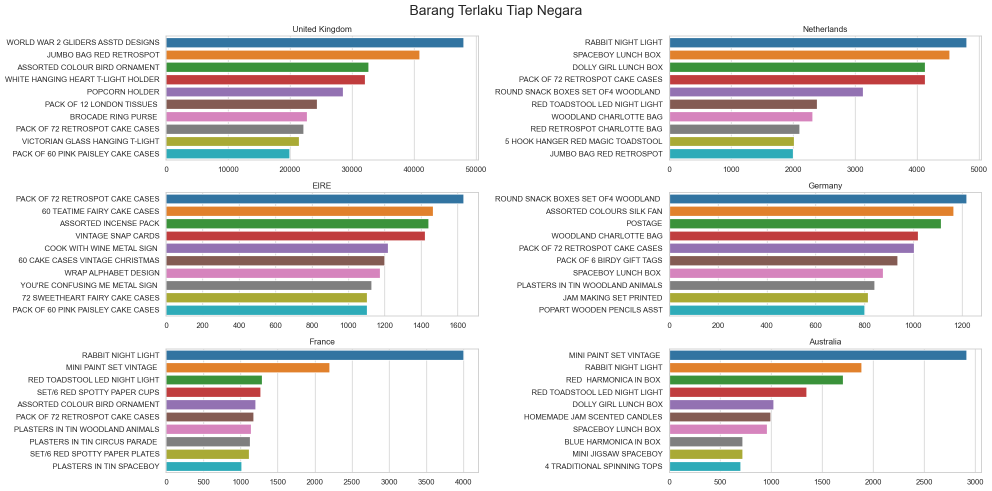
#> input picture Images/BarangTerlaku TiapNegara.png, 1984 x 982 px, found by its file name (shown at 1/2 size)
$ python test.py
#> lines starting #> are read from the running program, lines starting #| are printed output that depends on the picture; long printed decimals are rounded
import cv2
import numpy as np

def calculate_mse_and_psnr(plainImagePath, coverImagePath):
    # Memuat gambar
    plainImage = cv2.imread(plainImagePath)
#> plainImage is the input picture: shape (982, 1984, 3); mean B, G, R 218.7, 221.1, 223.2
    coverImage = cv2.imread(coverImagePath)
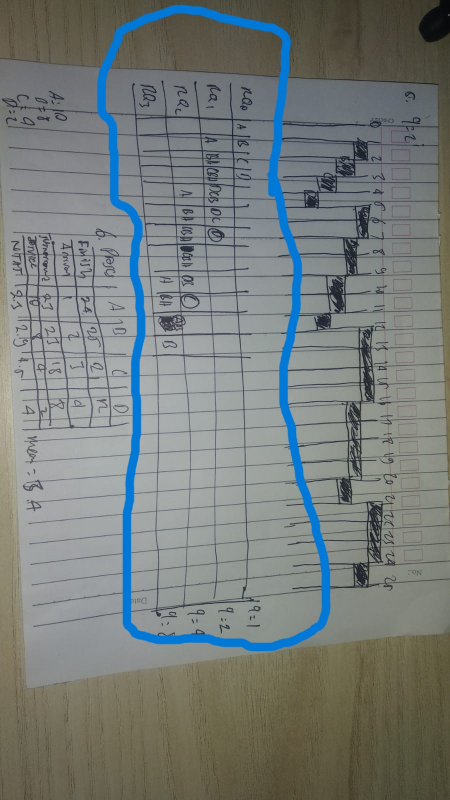
#> input picture Images/HiddenImage.jpg, 900 x 1600 px, found by its file name (shown at 1/2 size)
#> coverImage is the input picture: shape (1600, 900, 3); mean B, G, R 122.8, 124.9, 119.1

    # Memeriksa apakah gambar berhasil dimuat
    if plainImage is None or coverImage is None:
        print("Failed to load one or both images.")
        return None, None

    # Mengubah ukuran gambar kedua agar sesuai dengan ukuran gambar pertama
    h, w, c = coverImage.shape
#> h = 1600; w = 900; c = 3
    plainImage = cv2.resize(plainImage, (w, h))
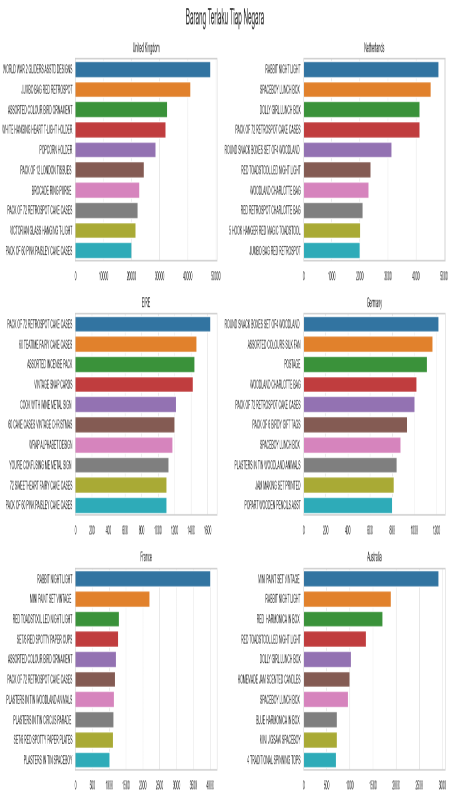
#> plainImage: shape (1600, 900, 3) (shown at 1/2 size); mean B, G, R 218.7, 221.1, 223.2

    # Mengubah tipe data gambar dari integer (misalnya, uint8) ke float32 untuk menghindari overflow saat perhitungan dan meningkatkan akurasi.
    plainImage = plainImage.astype(np.float32)
    coverImage = coverImage.astype(np.float32)

    # Menghitung selisih antara gambar asli dan terdistorsi untuk setiap pixel.
    diff = np.subtract(plainImage, coverImage)
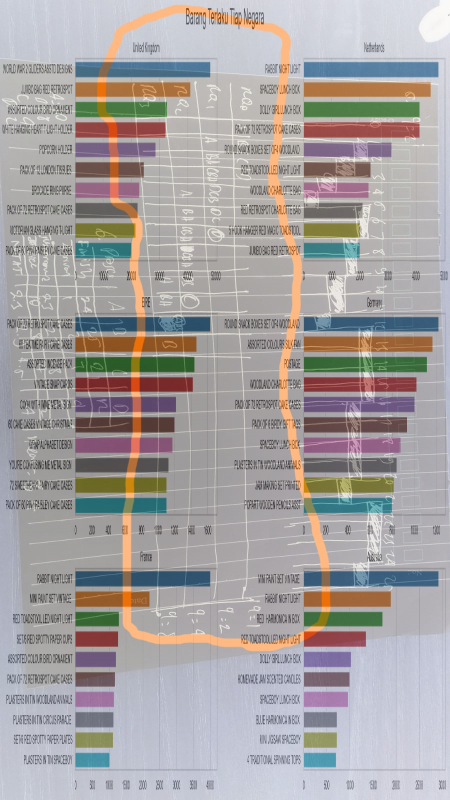
#> diff: shape (1600, 900, 3) float32 (shown at 1/2 size); mean B, G, R 95.9, 96.1, 104.1; drawn with min black and max white
    # Menghitung kuadrat dari selisih tersebut.
    squared_diff = np.square(diff)
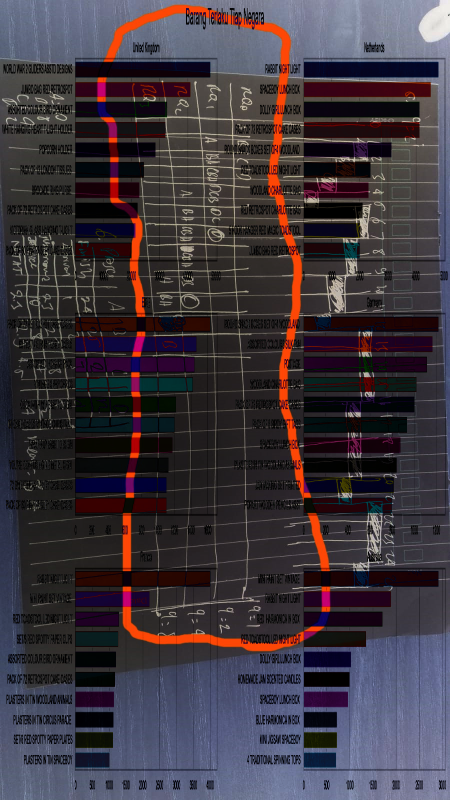
#> squared_diff: shape (1600, 900, 3) float32 (shown at 1/2 size); mean B, G, R 15981.4, 13994.1, 16059; drawn with min black and max white
    # Menghitung rata-rata dari kuadrat selisih
    mse = np.mean(squared_diff)
#> mse = 15336

    if mse == 0:
        # Menghindari pembagian dengan nol dan mengembalikan nilai PSNR tak hingga
        psnr = float('inf')
    else:
        max_pixel = 255.0
        psnr = 20 * np.log10(max_pixel) - 10 * np.log10(mse)
#> psnr = 6.27

    return mse, psnr

# Path ke gambar
plainImagePath = 'D:\Tech Projects\JOKI\Cryptosystem RC5 SHA3 LSB\Images\BarangTerlaku TiapNegara.png'
coverImagePath = 'D:\Tech Projects\JOKI\Cryptosystem RC5 SHA3 LSB\Images\HiddenImage.jpg'

# Menghitung MSE dan PSNR
mse, psnr_score = calculate_mse_and_psnr(plainImagePath, coverImagePath)
#> mse = 15336; psnr_score = 6.27

if mse is not None and psnr_score is not None:
    print("MSE:", mse)
#| MSE: 15336.025
    print("PSNR:", psnr_score)
#| PSNR: 6.274
